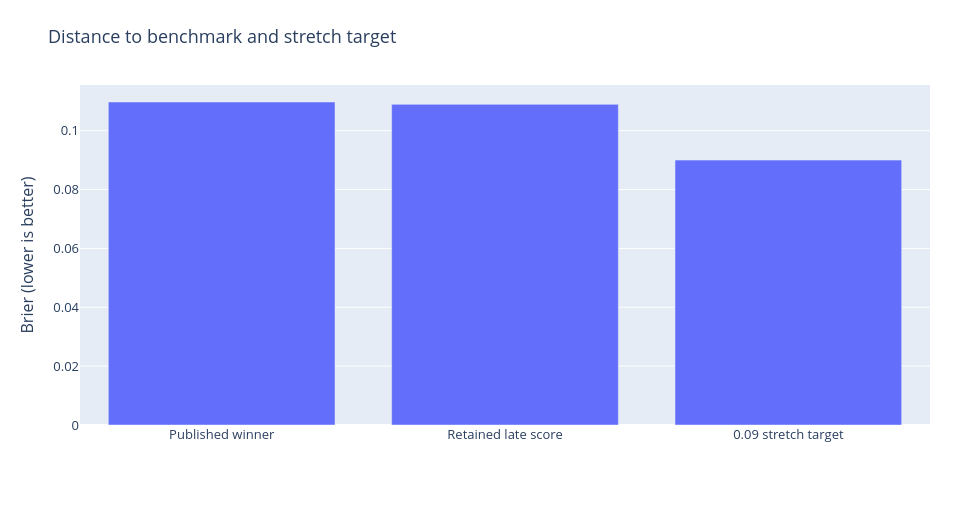

Source (notebook cell):
### Markdown cell above
## 4. Competitive context
The official winner scored 0.1097454. The retained late score is lower, but it came after the competition and after public solution information was available. The correct portfolio claim is an improved **post-competition benchmark**, not an original rank, medal, or prize.

### Code cell
chart('score_gap','Distance to benchmark and stretch target',['Published winner','Retained late score','0.09 stretch target'],{'Brier':[s['benchmark'],s['champion']['score'],s['stretch_target']]},'Brier (lower is better)')

### Figure 1 — Plotly figure (JSON) as saved in the notebook; plotly's stock layout.template omitted (floating-point values rounded to 4 significant figures)
{"data": [{"name": "Brier", "type": "bar", "x": ["Published winner", "Retained late score", "0.09 stretch target"], "y": [0.1097, 0.1089, 0.09]}], "layout": {"barmode": "group", "font": {"size": 13}, "height": 530, "legend": {"orientation": "h", "y": -0.23}, "margin": {"b": 105, "l": 80, "r": 30, "t": 85}, "title": {"text": "Distance to benchmark and stretch target"}, "width": 960, "xaxis": {"type": "category"}, "yaxis": {"title": {"text": "Brier (lower is better)"}}}}
